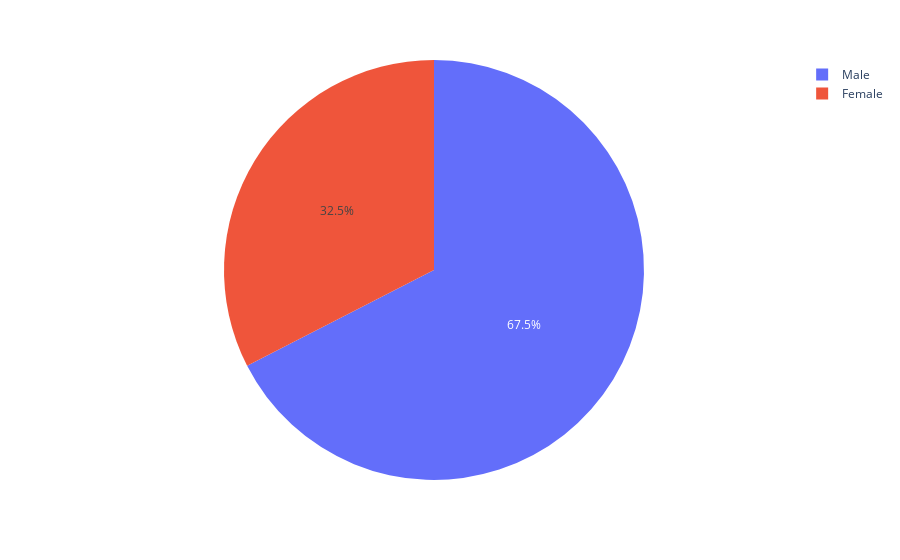

Source (notebook cell):
### Code cell
fig = px.pie(df_2, values="total_bill", names="sex")
fig.show()

### Figure 1 — Plotly figure (JSON) as saved in the notebook; plotly's stock layout.template omitted (floating-point values rounded to 4 significant figures; data arrays with more than 128 entries replaced by an {"elided": "..."} marker saying what was removed)
{"data": [{"domain": {"x": [0, 1], "y": [0, 1]}, "hovertemplate": "sex=%{label}<br>total_bill=%{value}<extra></extra>", "labels": {"elided": "244 str values"}, "legendgroup": "", "name": "", "showlegend": true, "type": "pie", "values": {"elided": "244 float values"}}], "layout": {"legend": {"tracegroupgap": 0}, "margin": {"t": 60}}}
